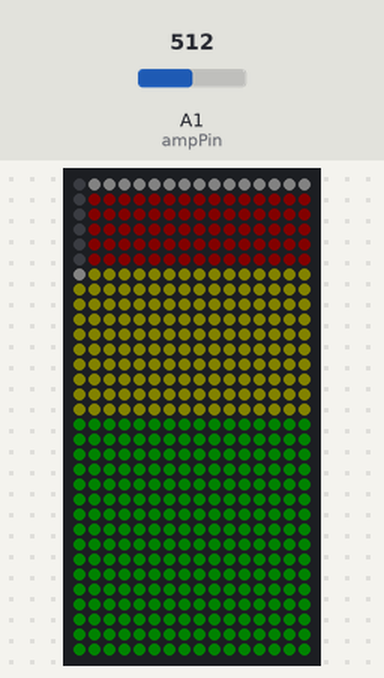
Bench run of a sketch on a simulated Arduino Uno, built with avr-gcc and run on an emulated ATmega328P. On the bench: 16×32 RGB LED matrix (first LED top left, wired row by row). Inputs (shaded band) come from the test bench; at power-on: A1 (ampPin) = 512. Dim RGB values are drawn brighter than linear.

Above: at 1.3 s.
1.4 s: A1 (ampPin) set to 716
At 2.6 s:
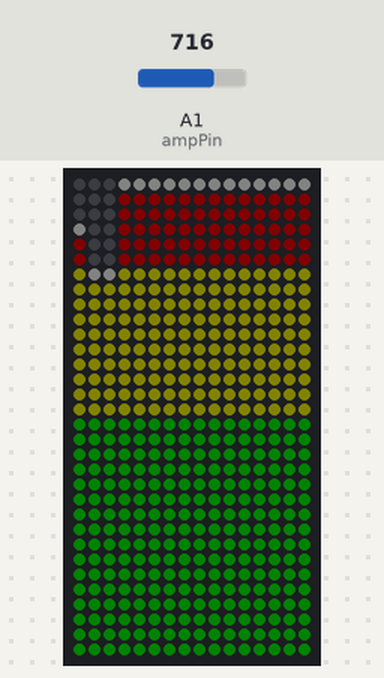
4.4 s: A1 (ampPin) set to 900
At 6.0 s:
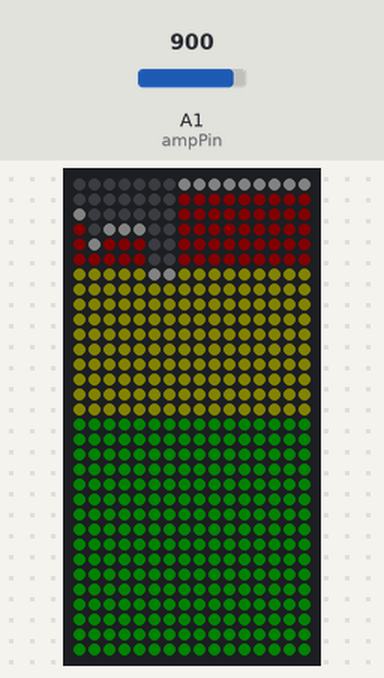
7.4 s: A1 (ampPin) set to 1023
At 58.6 s:
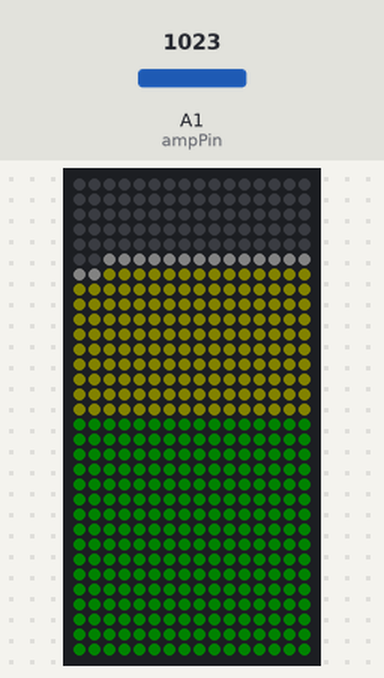

Measured:
- what the display in image 1 shows lasts 0.8 s, from 2.3 s to 3.1 s

The sketch:

Crowd_O_Meter_Pit.ino
```cpp
#include <Adafruit_GFX.h>
#include <Adafruit_NeoMatrix.h>
#include <Adafruit_NeoPixel.h>

// This could also be defined as matrix->color(255,0,0) but those defines
// are meant to work for adafruit_gfx backends that are lacking color()
#define LED_BLACK		0

#define LED_RED_VERYLOW 	(3 <<  11)
#define LED_RED_LOW 		(7 <<  11)
#define LED_RED_MEDIUM 		(15 << 11)
#define LED_RED_HIGH 		(31 << 11)

#define LED_GREEN_VERYLOW	(1 <<  5)
#define LED_GREEN_LOW 		(15 << 5)
#define LED_GREEN_MEDIUM 	(31 << 5)
#define LED_GREEN_HIGH 		(63 << 5)

#define LED_BLUE_VERYLOW	3
#define LED_BLUE_LOW 		7
#define LED_BLUE_MEDIUM 	15
#define LED_BLUE_HIGH 		31

#define LED_ORANGE_VERYLOW (LED_RED_VERYLOW + LED_GREEN_VERYLOW)
#define LED_ORANGE_LOW		 (LED_RED_LOW     + LED_GREEN_LOW)
#define LED_ORANGE_MEDIUM	 (LED_RED_MEDIUM  + LED_GREEN_MEDIUM)
#define LED_ORANGE_HIGH		 (LED_RED_HIGH    + LED_GREEN_HIGH)

#define LED_PURPLE_VERYLOW (LED_RED_VERYLOW + LED_BLUE_VERYLOW)
#define LED_PURPLE_LOW		 (LED_RED_LOW     + LED_BLUE_LOW)
#define LED_PURPLE_MEDIUM	 (LED_RED_MEDIUM  + LED_BLUE_MEDIUM)
#define LED_PURPLE_HIGH		 (LED_RED_HIGH    + LED_BLUE_HIGH)

#define LED_CYAN_VERYLOW	 (LED_GREEN_VERYLOW + LED_BLUE_VERYLOW)
#define LED_CYAN_LOW		   (LED_GREEN_LOW     + LED_BLUE_LOW)
#define LED_CYAN_MEDIUM		 (LED_GREEN_MEDIUM  + LED_BLUE_MEDIUM)
#define LED_CYAN_HIGH		   (LED_GREEN_HIGH    + LED_BLUE_HIGH)

#define LED_WHITE_VERYLOW	 (LED_RED_VERYLOW + LED_GREEN_VERYLOW + LED_BLUE_VERYLOW)
#define LED_WHITE_LOW		   (LED_RED_LOW     + LED_GREEN_LOW     + LED_BLUE_LOW)
#define LED_WHITE_MEDIUM	 (LED_RED_MEDIUM  + LED_GREEN_MEDIUM  + LED_BLUE_MEDIUM)
#define LED_WHITE_HIGH		 (LED_RED_HIGH    + LED_GREEN_HIGH    + LED_BLUE_HIGH)

#define ledPin 5
#define matrixWidth 8
#define matrixHeight 32
#define tilesX 2
#define tilesY 1
#define matrixType NEO_MATRIX_BOTTOM + NEO_MATRIX_LEFT + NEO_MATRIX_ROWS + NEO_MATRIX_ZIGZAG + NEO_TILE_BOTTOM + NEO_TILE_RIGHT + NEO_TILE_COLUMNS + NEO_TILE_PROGRESSIVE

#define ledType

#define ampPin A1

int sampleWindow = 50; // ms
unsigned int sig[16] = { 0, 0, 0, 0, 0, 0, 0, 0, 0, 0, 0, 0, 0, 0, 0, 0};
unsigned int sample = 0;
double sigFloor = 0;

Adafruit_NeoMatrix matrix = Adafruit_NeoMatrix(
//  matrixWidth, matrixHeight, tilesX, tilesY, ledPin, matrixType, ledType);
  matrixWidth, matrixHeight, tilesX, tilesY, ledPin, matrixType);

void setup() {
  Serial.begin(9600);

  matrix.begin();
  matrix.setTextWrap(false);
  matrix.setBrightness(40);
}

void loop() {
  unsigned long startMillis = millis();
  unsigned int peakToPeak = 0;

  unsigned signalMax = 0;
  unsigned signalMin = 2048;

  int i;

  while(millis() - startMillis < sampleWindow) {
    sample = analogRead(ampPin);
    if ( sample < 2048) // Toss out
    {
      if ( sample > signalMax) {
        signalMax = sample;
      }
      if ( sample < signalMin) {
        signalMin = sample;
        sigFloor = (1.0-0.01)*sigFloor + 0.01*(double)sample;
      }
    }
  }
  //peakToPeak = signalMax - signalMin;
  peakToPeak = signalMax - (unsigned int)sigFloor;

  for (i=0; i<15; i++) {
    sig[i] = sig[i+1];
  }
  //sig[15] = map(peakToPeak, 0, 1024, 31, 0);
  sig[15] = map((log(1+peakToPeak)/log(1024)*255), 100, 255, 31, 0);

  //matrix.fillScreen(LED_BLACK);
  matrix.fillRect(0,   0, 16, 1,  LED_WHITE_MEDIUM  );
  matrix.fillRect(0,   1, 16, 5,  LED_RED_MEDIUM    );
  matrix.fillRect(0,   6, 16, 10,  LED_ORANGE_MEDIUM );
  matrix.fillRect(0,  16, 16, 16, LED_GREEN_MEDIUM  );

  for (i=0; i<=15; i++) {
    matrix.drawLine(15-i, 0, 15-i, sig[i], LED_BLACK);
    matrix.drawPixel(15-i, sig[i], LED_WHITE_MEDIUM);
  }
  matrix.show();
}
```
